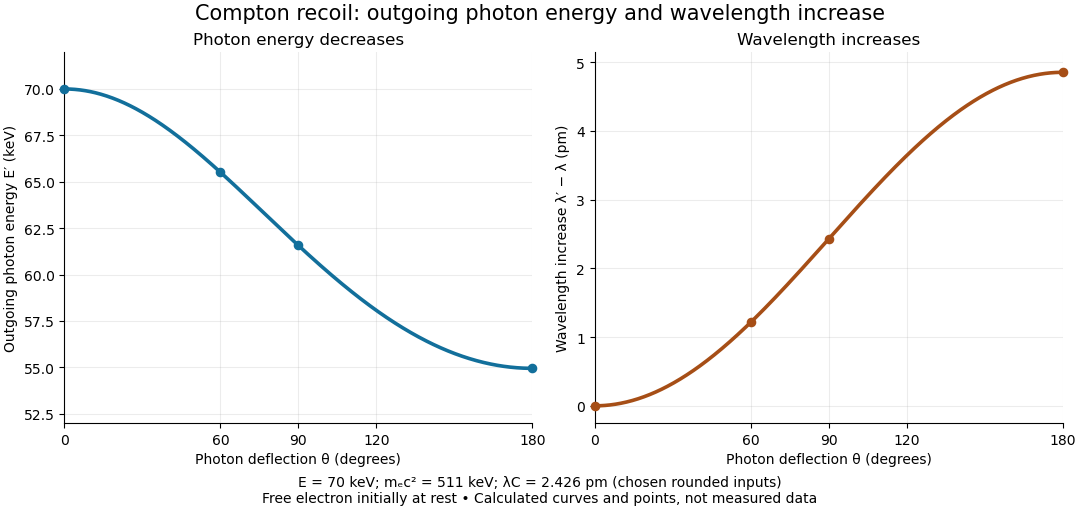

This chart was generated by the following Python code:
"""Original free-electron Compton curves; Python 3.14, matplotlib 3.10.7, numpy 2.3.5."""
from pathlib import Path
import matplotlib.pyplot as plt
import numpy as np

ENERGY_KEV = 70.0
REST_ENERGY_KEV = 511.0  # stipulated rounded input, not a precision constant
COMPTON_PM = 2.426


def main():
    degrees = np.linspace(0, 180, 721)
    factor = 1 - np.cos(np.deg2rad(degrees))
    energy = ENERGY_KEV / (1 + ENERGY_KEV / REST_ENERGY_KEV * factor)
    points = np.array([0, 60, 90, 180])
    point_factor = 1 - np.cos(np.deg2rad(points))
    fig, axes = plt.subplots(1, 2, figsize=(10.8, 5.1), layout="constrained")
    fig.patch.set_facecolor("white")
    fig.suptitle("Compton recoil: outgoing photon energy and wavelength increase", fontsize=15)
    axes[0].plot(degrees, energy, color="#126f9b", lw=2.6)
    axes[0].scatter(points, ENERGY_KEV / (1 + ENERGY_KEV / REST_ENERGY_KEV * point_factor),
                    color="#126f9b", s=35, zorder=3, clip_on=False)
    axes[0].set(ylabel="Outgoing photon energy E′ (keV)", ylim=(52, 72),
                title="Photon energy decreases")
    axes[1].plot(degrees, COMPTON_PM * factor, color="#a64e16", lw=2.6)
    axes[1].scatter(points, COMPTON_PM * point_factor, color="#a64e16", s=35,
                    zorder=3, clip_on=False)
    axes[1].set(ylabel="Wavelength increase λ′ − λ (pm)", ylim=(-0.25, 5.15),
                title="Wavelength increases")
    for ax in axes:
        ax.set(xlabel="Photon deflection θ (degrees)", xlim=(0, 180), xticks=[0, 60, 90, 120, 180])
        ax.grid(alpha=0.24)
        ax.spines[["top", "right"]].set_visible(False)
    fig.supxlabel("E = 70 keV; mₑc² = 511 keV; λC = 2.426 pm (chosen rounded inputs)\n"
                  "Free electron initially at rest • Calculated curves and points, not measured data",
                  fontsize=10)
    fig.savefig(Path(__file__).stem + ".png", dpi=100, facecolor="white", transparent=False)
    plt.close(fig)


if __name__ == "__main__":
    main()
